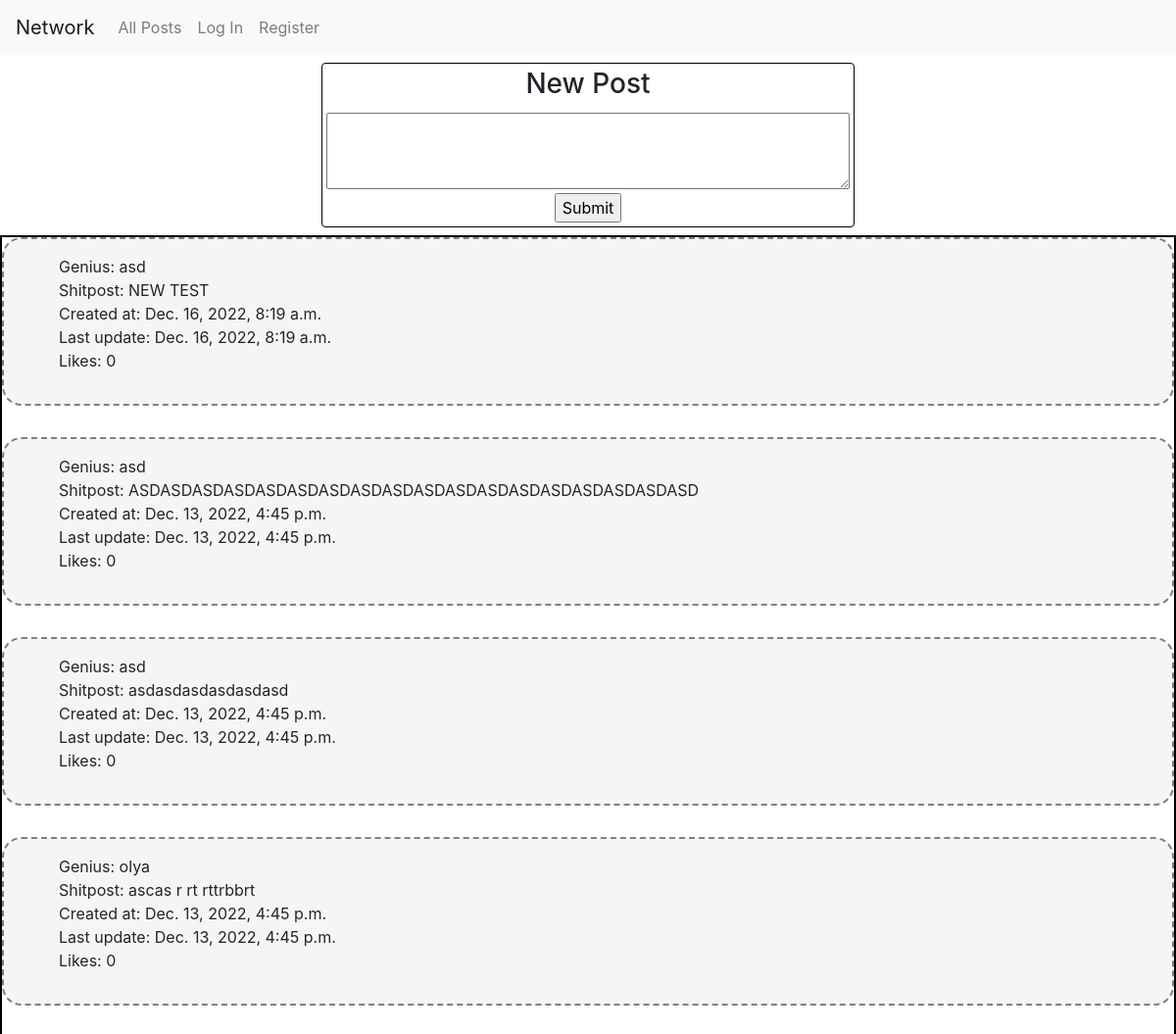
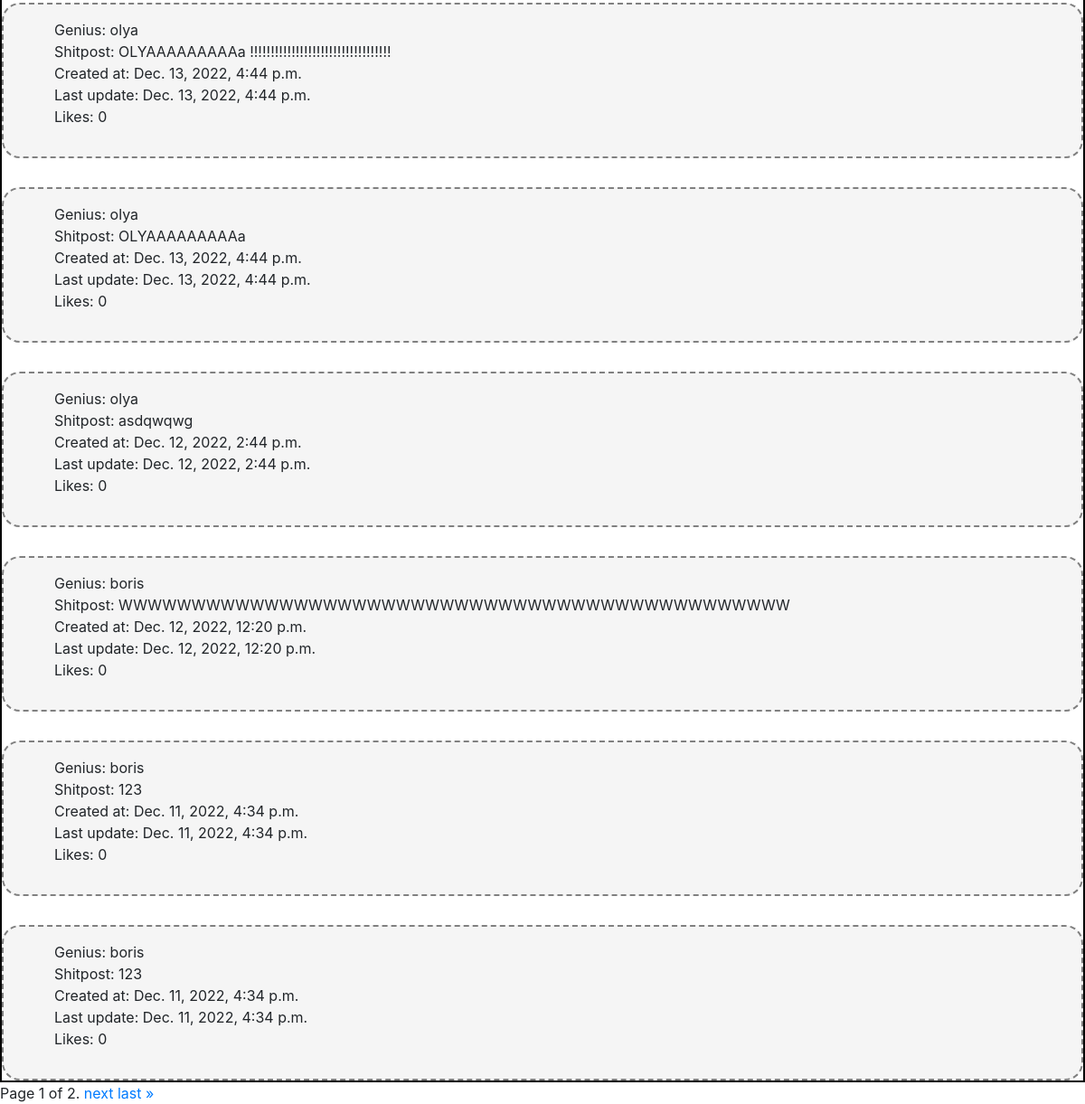
The page / on the database its author committed (2 pictures, top to bottom).
### network/models.py (models this page shows)
class Post(models.Model):
    author = models.ForeignKey(User, on_delete=models.CASCADE)
    text = models.CharField(max_length=140)
    created_at = models.DateTimeField(auto_now_add=True)
    updated_at = models.DateTimeField(auto_now=True)
    liked_by = models.ManyToManyField(User, blank=True, related_name='liked_posts')

class User(AbstractUser):
    followed_by = models.ManyToManyField('self', symmetrical=False, related_name='is_following', blank=True)
    pass

### network/views.py (the view)
# urls.py: path("", views.PostsPages.as_view(), name='index'),
class PostsPages(ListView):
    model = Post #.objects.all().order_by('-created_at')
    paginate_by = 10
    template_name = 'network/index.html'
    def get_context_data(self, **kwargs):
            context = super().get_context_data(**kwargs)
            context['form'] = PostForm()
            context['posts'] = Post.objects.all().order_by('-created_at')
            return context
    def get_ordering(self):
        return ['-created_at']

### network/forms.py
class PostForm(ModelForm):
    class Meta:
        model = Post
        fields = [
            'text',
        ]
        labels = {
            'text': '',
        }
        error_messages = {
            'name': {
                'max_length': ("140 symbols MAX"),
            },
        }
        widgets = {
            'text': Textarea(attrs={'rows':3, 'cols':50}),
        }

### network/templates/network/index.html (shortened to what this page needs)
{% extends "network/layout.html" %} {% load static %} {% block body %}
<div id="container">
  <div id="form-div">
    <form method="POST" id="new-post-form" action='{% url "post" %}'>
      <h3>New Post</h3>
      {% csrf_token %} {{ form }}
      <input type="submit" />
    </form>
  </div>
  <div class="posts-div">
    <div class="posts">
      {% for post in page_obj %}
      <div class="post">
        <ul>
          <li>Genius: {{post.author}}</li>
          <li>Shitpost: {{post.text}}</li>
          <li>Created at: {{post.created_at}}</li>
          <li>Last update: {{post.updated_at}}</li>
          <li>Likes: {{post.liked_by | length}}</li>
        </ul>
      </div>
      {% endfor %}
    </div>
  </div>
</div>
<div class="pagination">
  <span class="step-links">
    <span class="current">
      Page {{ page_obj.number }} of {{ page_obj.paginator.num_pages }}.
    </span>
    {% if page_obj.has_next %}
    <a href="?page={{ page_obj.next_page_number }}">next</a>
    <a href="?page={{ page_obj.paginator.num_pages }}">last &raquo;</a>
    {% endif %}
  </span>
</div>
{% endblock %}

### network/static/network/styles.css (style rules this page uses)
#container { display: flex; flex-direction: column; flex-wrap: wrap; }
#form-div { display: flex; justify-content: center; margin: 4px; padding: 4px; }
#new-post-form { width: max-content; display: flex; flex-direction: column; flex-wrap: wrap; align-items: center; justify-content: center; gap: 4px; flex-shrink: 1; border: 1px black solid; border-radius: 4px; padding: 4px; }
.posts { display: flex; flex-direction: column; flex-wrap: wrap; gap:2rem; border: 2px solid rgb(0, 0, 0); }
.post { background-color: whitesmoke; padding: 1rem; display: flex; border: 2px dashed gray; flex-wrap: wrap; flex: 1; border-radius: 20px; }
.post ul { list-style: none; }
.post li { word-break: break-all; }

### rows shown on the page
Post: author "asd", text "NEW TEST", created_at "Dec. 16, 2022, 8:19 a.m.", updated_at "Dec. 16, 2022, 8:19 a.m.", liked_by|length "0"
Post: author "asd", text "ASDASDASDASDASDASDASDASDASDASDASDASDASDASDASDASDASDASD", created_at "Dec. 13, 2022, 4:45 p.m.", updated_at "Dec. 13, 2022, 4:45 p.m.", liked_by|length "0"
Post: author "asd", text "asdasdasdasdasdasd", created_at "Dec. 13, 2022, 4:45 p.m.", updated_at "Dec. 13, 2022, 4:45 p.m.", liked_by|length "0"
Post: author "olya", text "ascas r rt rttrbbrt", created_at "Dec. 13, 2022, 4:45 p.m.", updated_at "Dec. 13, 2022, 4:45 p.m.", liked_by|length "0"
Post: author "olya", text "OLYAAAAAAAAAa !!!!!!!!!!!!!!!!!!!!!!!!!!!!!!!!!!", created_at "Dec. 13, 2022, 4:44 p.m.", updated_at "Dec. 13, 2022, 4:44 p.m.", liked_by|length "0"
Post: author "olya", text "OLYAAAAAAAAAa", created_at "Dec. 13, 2022, 4:44 p.m.", updated_at "Dec. 13, 2022, 4:44 p.m.", liked_by|length "0"
Post: author "olya", text "asdqwqwg", created_at "Dec. 12, 2022, 2:44 p.m.", updated_at "Dec. 12, 2022, 2:44 p.m.", liked_by|length "0"
Post: author "boris", text "WWWWWWWWWWWWWWWWWWWWWWWWWWWWWWWWWWWWWWWWWWWWWW", created_at "Dec. 12, 2022, 12:20 p.m.", updated_at "Dec. 12, 2022, 12:20 p.m.", liked_by|length "0"
Post: author "boris", text "123", created_at "Dec. 11, 2022, 4:34 p.m.", updated_at "Dec. 11, 2022, 4:34 p.m.", liked_by|length "0"
Post: author "boris", text "123", created_at "Dec. 11, 2022, 4:34 p.m.", updated_at "Dec. 11, 2022, 4:34 p.m.", liked_by|length "0"

### other values the page prints
{{ page_obj.number }} "1"
{{ page_obj.paginator.num_pages }} "2"
